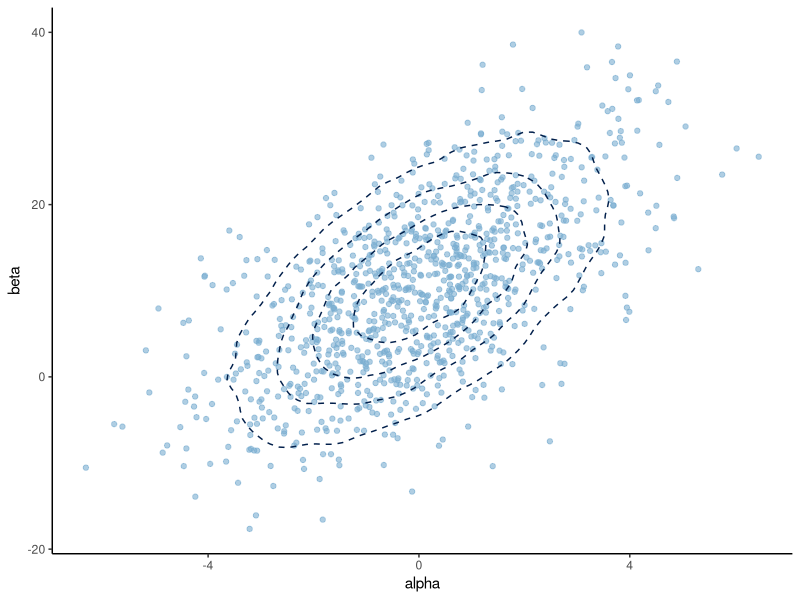

Here is the R script that generated this plot:
## ---- chunk 1
knitr::opts_chunk$set(echo = TRUE, comment = "#>", dpi = 300)
## ---- chunk 2
# library(conflicted)
library(tidyverse)

theme_set(theme_classic())
## ---- chunk 3
N <- 1e5

mu_a <- 0
sigma_a <- 2
mu_b <- 10
sigma_b <- 10
rho <- 0.6
cov_value <- rho * sigma_a * sigma_b

mu <- c(mu_a, mu_b)
cov_mat <- matrix(
  c(sigma_a^2, cov_value, cov_value, sigma_b^2),
  nrow = 2,
  byrow = FALSE
)
bvn <- MASS::mvrnorm(N, mu = mu, Sigma = cov_mat)

plot_df <- as.data.frame(bvn) %>%
  as_tibble() %>%
  set_names("alpha", "beta")

plot_df %>%
  ggplot(aes(x = alpha, y = beta)) +
  geom_point(data = sample_n(plot_df, size = 1000), alpha = 0.6, color = "#7AAED1") +
  geom_density_2d(bins = 5, linetype = 2, color = "#011F4B")
